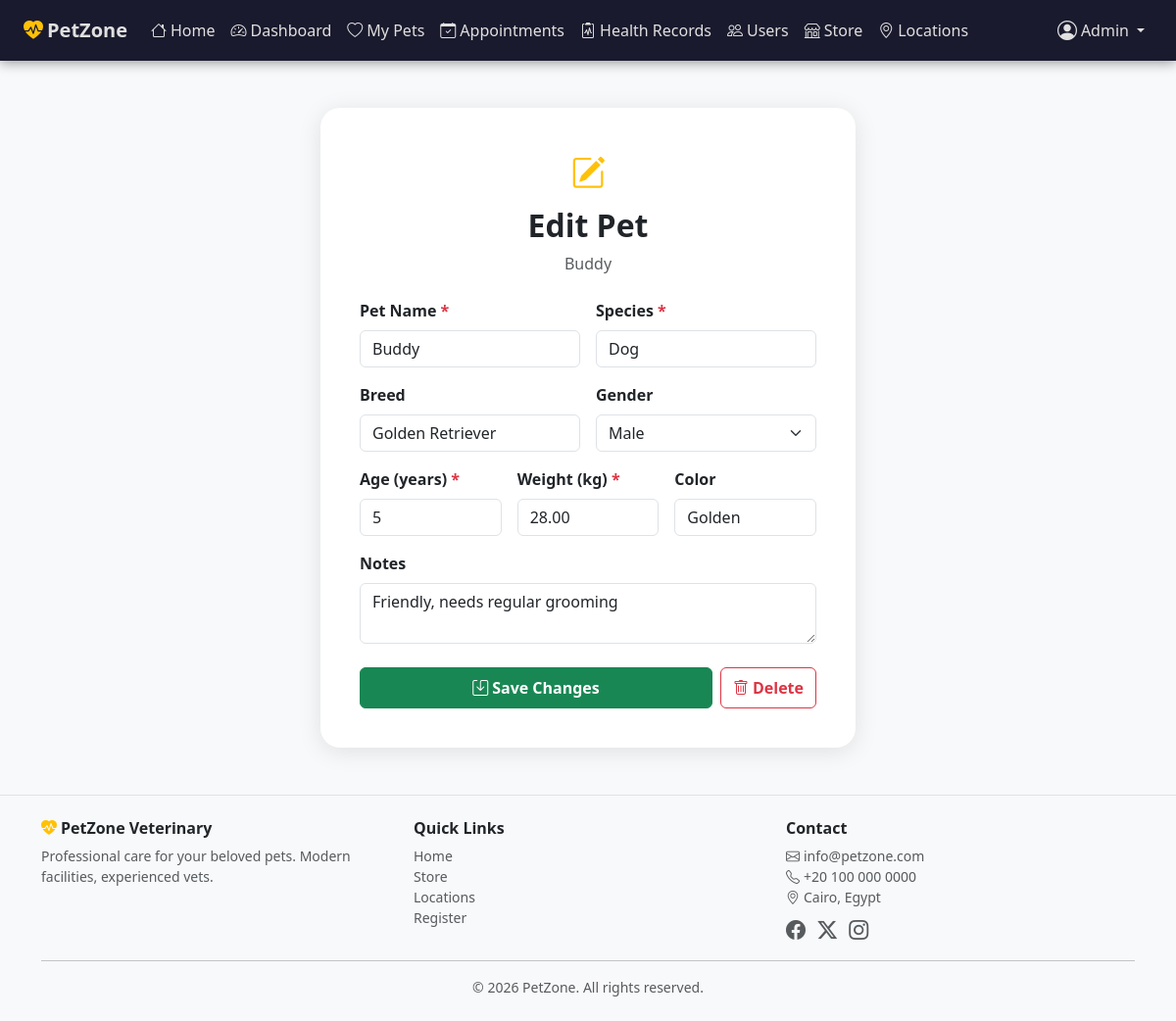
The page /view/forms/edit-patient.php?ID=2 (signed in) on the database its author committed.
### tables this page shows
CREATE TABLE IF NOT EXISTS `patients` (
  `ID`        INT(11)      NOT NULL AUTO_INCREMENT,
  `addedBy`   VARCHAR(50)  NOT NULL,
  `petname`   VARCHAR(50)  NOT NULL,
  `species`   VARCHAR(50)  NOT NULL,
  `breed`     VARCHAR(50)  DEFAULT NULL,
  `gender`    ENUM('Male','Female','Unknown') DEFAULT 'Unknown',
  `age`       INT(11)      NOT NULL DEFAULT 0,
  `weight`    DECIMAL(5,2) NOT NULL DEFAULT 0.00,
  `color`     VARCHAR(50)  DEFAULT NULL,
  `notes`     TEXT         DEFAULT NULL,
  `created_at` TIMESTAMP   NOT NULL DEFAULT CURRENT_TIMESTAMP,
  PRIMARY KEY (`ID`),
  KEY `idx_addedby` (`addedBy`)
);

### control/services/patient.service.php (called while the page is built, shortened)
<?php
require_once __DIR__ . '/superController.php';
class PatientsController extends SuperController {
    private static ?PatientsController $instance = null;
    public static function getInstance(): self {
        if (self::$instance === null) self::$instance = new self();
        return self::$instance;
    }
    public function getPatientById(int $id): ?array {
        $stmt = $this->db->prepare('SELECT * FROM patients WHERE ID=:id LIMIT 1');
        $stmt->execute([':id' => $id]);
        $row = $stmt->fetch();
        return $row ?: null;
    }
}

### control/services/superController.php (called while the page is built, shortened)
<?php
require_once __DIR__ . '/../../includes/db.php';
abstract class SuperController {
    public function __construct() {
        $this->db = db();
    }
}

### includes/db.php (called while the page is built, shortened)
<?php
function db(): PDO {
    static $pdo = null;
    $server   = $_ENV['DB_SERVER']   ?? (defined('DB_SERVER')   ? DB_SERVER   : 'localhost');
    $user     = $_ENV['DB_USER']     ?? (defined('DB_USER')     ? DB_USER     : 'root');
    $pass     = $_ENV['DB_PASS']     ?? (defined('DB_PASS')     ? DB_PASS     : '');
    $database = $_ENV['DB_DATABASE'] ?? (defined('DB_DATABASE') ? DB_DATABASE : 'petzone');
    $dsn = "mysql:host={$server};dbname={$database};charset=utf8mb4";
    $options = [
        PDO::ATTR_ERRMODE            => PDO::ERRMODE_EXCEPTION,
        PDO::ATTR_DEFAULT_FETCH_MODE => PDO::FETCH_ASSOC,
        PDO::ATTR_EMULATE_PREPARES   => false,
    ];
    try {
        $pdo = new PDO($dsn, $user, $pass, $options);
    } catch (PDOException $e) {
        error_log('DB connection failed: ' . $e->getMessage());
        die('<div style="font-family:sans-serif;padding:2rem;color:#c00">'
            . '<h2>Database unavailable</h2>'
            . '<p>Please make sure MySQL is running and the <code>petzone</code> database exists.</p>'
            . '</div>');
    }
    return $pdo;
}

### view/forms/edit-patient.php (the view, shortened to what this page needs)
<!DOCTYPE html>
<html lang="en">
<head>
  <?php include "../pages/sidebar.php"; ?>
</head>
<body class="bg-light d-flex flex-column min-vh-100">
<?php
require_once "../../control/services/patient.service.php";
$petId = isset($_GET['ID']) ? (int) $_GET['ID'] : 0;
$svc   = PatientsController::getInstance();
$pet   = $svc->getPatientById($petId);
?>
<div class="container py-5 flex-grow-1">
  <div class="row justify-content-center">
    <div class="col-sm-10 col-md-8 col-lg-6">
      <div class="card pz-form-card p-4">
        <div class="card-body">
          <div class="text-center mb-4">
            <i class="bi bi-pencil-square text-warning" style="font-size:2.2rem"></i>
            <h2 class="fw-bold mt-2">Edit Pet</h2>
            <p class="text-muted"><?= htmlspecialchars($pet['petname']) ?></p>
          </div>
          <form method="post" action="" novalidate>
            <div class="row g-3">
              <div class="col-md-6">
                <label class="form-label fw-semibold">Pet Name <span class="text-danger">*</span></label>
                <input type="text" name="petname" class="form-control" required minlength="2"
                       value="<?= htmlspecialchars($pet['petname']) ?>">
              </div>
              <div class="col-md-6">
                <label class="form-label fw-semibold">Species <span class="text-danger">*</span></label>
                <input type="text" name="species" class="form-control" required minlength="2"
                       value="<?= htmlspecialchars($pet['species']) ?>">
              </div>
              <div class="col-md-6">
                <label class="form-label fw-semibold">Breed</label>
                <input type="text" name="breed" class="form-control"
                       value="<?= htmlspecialchars($pet['breed'] ?? '') ?>">
              </div>
              <div class="col-md-6">
                <label class="form-label fw-semibold">Gender</label>
                <select name="gender" class="form-select">
                  <?php foreach (['Unknown','Male','Female'] as $g): ?>
                  <option value="<?= $g ?>" <?= ($pet['gender'] ?? '') === $g ? 'selected' : '' ?>><?= $g ?></option>
                  <?php endforeach; ?>
                </select>
              </div>
              <div class="col-md-4">
                <label class="form-label fw-semibold">Age (years) <span class="text-danger">*</span></label>
                <input type="number" name="age" class="form-control" required min="0" max="50"
                       value="<?= (int) $pet['age'] ?>">
              </div>
              <div class="col-md-4">
                <label class="form-label fw-semibold">Weight (kg) <span class="text-danger">*</span></label>
                <input type="number" step="0.1" name="weight" class="form-control" required min="0"
                       value="<?= htmlspecialchars($pet['weight']) ?>">
              </div>
              <div class="col-md-4">
                <label class="form-label fw-semibold">Color</label>
                <input type="text" name="color" class="form-control"
                       value="<?= htmlspecialchars($pet['color'] ?? '') ?>">
              </div>
              <div class="col-12">
                <label class="form-label fw-semibold">Notes</label>
                <textarea name="notes" class="form-control" rows="2"><?= htmlspecialchars($pet['notes'] ?? '') ?></textarea>
              </div>
            </div>
            <div class="d-flex gap-2 mt-4">
              <button type="submit" name="editPatient" class="btn btn-success flex-grow-1 fw-semibold py-2">
                <i class="bi bi-save me-1"></i>Save Changes
              </button>
              <button type="submit" name="deletePatient" class="btn btn-outline-danger fw-semibold py-2"
                      onclick="return confirm('Delete this pet and all associated records?')">
                <i class="bi bi-trash me-1"></i>Delete
              </button>
            </div>
          </form>
        </div>
      </div>
    </div>
  </div>
</div>
<?php include "../components/footer.php"; ?>
</body>
</html>

### view/style/custom.css (style rules this page uses)
:root { --pz-green: #2ecc71; --pz-teal: #1abc9c; --pz-dark: #1a1a2e; --pz-mid: #16213e; --pz-card: #0f3460; --pz-text: #e0e0e0; }
.pz-form-card { border-radius: 20px; border: none; box-shadow: 0 4px 24px rgba(0,0,0,.1); }

### rows shown on the page
patients: petname "Buddy", species "Dog", breed "Golden Retriever", gender "Male", age "5", weight "28.00", color "Golden", notes "Friendly, needs regular grooming"

### other values the page prints
$user['firstname'] "Admin"
